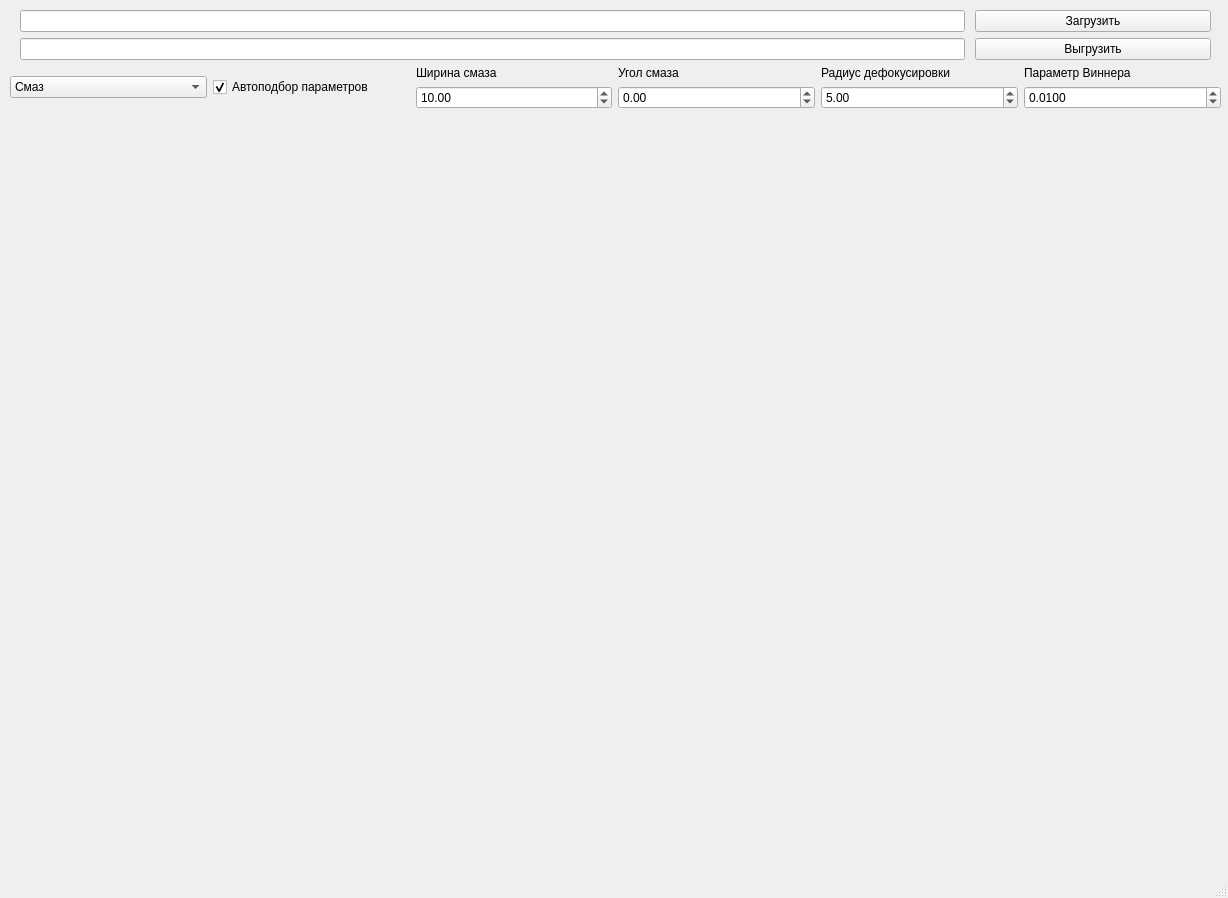
<?xml version="1.0" encoding="UTF-8"?>
<ui version="4.0">
 <class>MainWindow</class>
 <widget class="QMainWindow" name="MainWindow">
  <property name="geometry">
   <rect>
    <x>0</x>
    <y>0</y>
    <width>1228</width>
    <height>898</height>
   </rect>
  </property>
  <property name="windowTitle">
   <string>MainWindow</string>
  </property>
  <widget class="QWidget" name="centralwidget">
   <widget class="QWidget" name="verticalLayoutWidget">
    <property name="geometry">
     <rect>
      <x>10</x>
      <y>10</y>
      <width>1211</width>
      <height>871</height>
     </rect>
    </property>
    <layout class="QVBoxLayout" name="verticalLayout">
     <property name="sizeConstraint">
      <enum>QLayout::SetDefaultConstraint</enum>
     </property>
     <item>
      <layout class="QHBoxLayout" name="horizontalLayout_2" stretch="4,1">
       <property name="spacing">
        <number>10</number>
       </property>
       <property name="leftMargin">
        <number>10</number>
       </property>
       <property name="rightMargin">
        <number>10</number>
       </property>
       <item>
        <widget class="QLineEdit" name="lineEdit_inputPath"/>
       </item>
       <item>
        <widget class="QPushButton" name="pushButton_loadInput">
         <property name="text">
          <string>Загрузить</string>
         </property>
        </widget>
       </item>
      </layout>
     </item>
     <item>
      <layout class="QHBoxLayout" name="horizontalLayout_3" stretch="4,1">
       <property name="spacing">
        <number>10</number>
       </property>
       <property name="leftMargin">
        <number>10</number>
       </property>
       <property name="rightMargin">
        <number>10</number>
       </property>
       <item>
        <widget class="QLineEdit" name="lineEdit_outputPath"/>
       </item>
       <item>
        <widget class="QPushButton" name="pushButton_saveOutput">
         <property name="text">
          <string>Выгрузить</string>
         </property>
        </widget>
       </item>
      </layout>
     </item>
     <item>
      <layout class="QHBoxLayout" name="horizontalLayout_5">
       <item>
        <widget class="QComboBox" name="comboBox_distortion">
         <property name="editable">
          <bool>false</bool>
         </property>
         <property name="currentText">
          <string>Смаз</string>
         </property>
         <property name="sizeAdjustPolicy">
          <enum>QComboBox::AdjustToContentsOnFirstShow</enum>
         </property>
         <property name="frame">
          <bool>true</bool>
         </property>
         <property name="modelColumn">
          <number>0</number>
         </property>
         <item>
          <property name="text">
           <string>Смаз</string>
          </property>
         </item>
         <item>
          <property name="text">
           <string>Дефокусировка</string>
          </property>
         </item>
        </widget>
       </item>
       <item>
        <widget class="QCheckBox" name="checkBox_auto">
         <property name="text">
          <string>Автоподбор параметров</string>
         </property>
         <property name="checked">
          <bool>true</bool>
         </property>
        </widget>
       </item>
       <item>
        <layout class="QVBoxLayout" name="verticalLayout_2">
         <item>
          <widget class="QLabel" name="label">
           <property name="sizePolicy">
            <sizepolicy hsizetype="Preferred" vsizetype="Fixed">
             <horstretch>0</horstretch>
             <verstretch>0</verstretch>
            </sizepolicy>
           </property>
           <property name="text">
            <string>Ширина смаза</string>
           </property>
          </widget>
         </item>
         <item>
          <widget class="QDoubleSpinBox" name="spinBox_length">
           <property name="sizePolicy">
            <sizepolicy hsizetype="Minimum" vsizetype="Fixed">
             <horstretch>0</horstretch>
             <verstretch>0</verstretch>
            </sizepolicy>
           </property>
           <property name="minimum">
            <double>0.010000000000000</double>
           </property>
           <property name="maximum">
            <double>100.000000000000000</double>
           </property>
           <property name="singleStep">
            <double>0.100000000000000</double>
           </property>
           <property name="value">
            <double>10.000000000000000</double>
           </property>
          </widget>
         </item>
        </layout>
       </item>
       <item>
        <layout class="QVBoxLayout" name="verticalLayout_3">
         <item>
          <widget class="QLabel" name="label_2">
           <property name="sizePolicy">
            <sizepolicy hsizetype="Preferred" vsizetype="Fixed">
             <horstretch>0</horstretch>
             <verstretch>0</verstretch>
            </sizepolicy>
           </property>
           <property name="text">
            <string>Угол смаза</string>
           </property>
          </widget>
         </item>
         <item>
          <widget class="QDoubleSpinBox" name="spinBox_angle">
           <property name="sizePolicy">
            <sizepolicy hsizetype="Minimum" vsizetype="Fixed">
             <horstretch>0</horstretch>
             <verstretch>0</verstretch>
            </sizepolicy>
           </property>
           <property name="minimum">
            <double>-180.000000000000000</double>
           </property>
           <property name="maximum">
            <double>180.000000000000000</double>
           </property>
           <property name="value">
            <double>0.000000000000000</double>
           </property>
          </widget>
         </item>
        </layout>
       </item>
       <item>
        <layout class="QVBoxLayout" name="verticalLayout_4">
         <item>
          <widget class="QLabel" name="label_3">
           <property name="sizePolicy">
            <sizepolicy hsizetype="Preferred" vsizetype="Fixed">
             <horstretch>0</horstretch>
             <verstretch>0</verstretch>
            </sizepolicy>
           </property>
           <property name="text">
            <string>Радиус дефокусировки</string>
           </property>
          </widget>
         </item>
         <item>
          <widget class="QDoubleSpinBox" name="spinBox_radius">
           <property name="sizePolicy">
            <sizepolicy hsizetype="Minimum" vsizetype="Fixed">
             <horstretch>0</horstretch>
             <verstretch>0</verstretch>
            </sizepolicy>
           </property>
           <property name="minimum">
            <double>0.010000000000000</double>
           </property>
           <property name="maximum">
            <double>100.000000000000000</double>
           </property>
           <property name="singleStep">
            <double>0.100000000000000</double>
           </property>
           <property name="value">
            <double>5.000000000000000</double>
           </property>
          </widget>
         </item>
        </layout>
       </item>
       <item>
        <layout class="QVBoxLayout" name="verticalLayout_5">
         <item>
          <widget class="QLabel" name="label_4">
           <property name="sizePolicy">
            <sizepolicy hsizetype="Preferred" vsizetype="Fixed">
             <horstretch>0</horstretch>
             <verstretch>0</verstretch>
            </sizepolicy>
           </property>
           <property name="text">
            <string>Параметр Виннера</string>
           </property>
          </widget>
         </item>
         <item>
          <widget class="QDoubleSpinBox" name="spinBox_K">
           <property name="sizePolicy">
            <sizepolicy hsizetype="Minimum" vsizetype="Fixed">
             <horstretch>0</horstretch>
             <verstretch>0</verstretch>
            </sizepolicy>
           </property>
           <property name="decimals">
            <number>4</number>
           </property>
           <property name="minimum">
            <double>0.000100000000000</double>
           </property>
           <property name="maximum">
            <double>1.000000000000000</double>
           </property>
           <property name="singleStep">
            <double>0.001000000000000</double>
           </property>
           <property name="value">
            <double>0.010000000000000</double>
           </property>
          </widget>
         </item>
        </layout>
       </item>
      </layout>
     </item>
     <item>
      <layout class="QHBoxLayout" name="horizontalLayout_4">
       <item>
        <widget class="QWidget" name="widget_input" native="true">
         <property name="sizePolicy">
          <sizepolicy hsizetype="Preferred" vsizetype="Expanding">
           <horstretch>0</horstretch>
           <verstretch>0</verstretch>
          </sizepolicy>
         </property>
        </widget>
       </item>
       <item>
        <widget class="QWidget" name="widget_output" native="true">
         <property name="sizePolicy">
          <sizepolicy hsizetype="Preferred" vsizetype="Expanding">
           <horstretch>0</horstretch>
           <verstretch>0</verstretch>
          </sizepolicy>
         </property>
        </widget>
       </item>
      </layout>
     </item>
    </layout>
   </widget>
  </widget>
  <widget class="QStatusBar" name="statusbar"/>
 </widget>
 <resources/>
 <connections/>
</ui>
